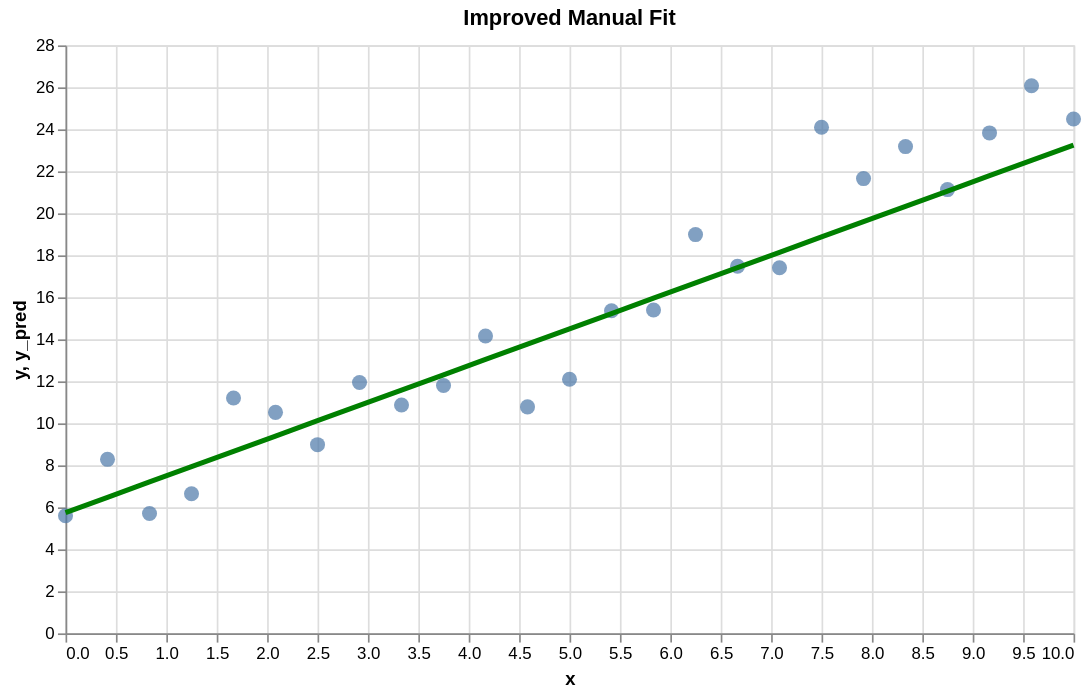

Write notebook code for a chart like this one.
### Markdown cell above
## 3. Learning as parameter adjustment

In real machine learning, the model adjusts parameters automatically.

Here you are doing it **manually**:
- observe the data
- change the parameters
- improve the fit

Your goal is **not** to recover an exact formula from the code.
Your goal is to estimate a reasonable slope and intercept from the scatterplot.

### Code cell
# Try your own values here
# Start from a rough guess and refine it visually
a = 1.75
b = 5.75

df_reg["y_pred"] = a * df_reg["x"] + b

points = alt.Chart(df_reg).mark_circle(size=80).encode(
    x="x:Q",
    y="y:Q"
)

line = alt.Chart(df_reg).mark_line(color="green", strokeWidth=3).encode(
    x="x:Q",
    y="y_pred:Q"
)

(points + line).properties(
    width=600,
    height=350,
    title="Improved Manual Fit"
)

### Figure 1 — Vega-Lite specification as saved in the notebook (floating-point values rounded to 4 significant figures)
{"config": {"view": {"continuousWidth": 300, "continuousHeight": 300}}, "layer": [{"mark": {"type": "circle", "size": 80}, "encoding": {"x": {"field": "x", "type": "quantitative"}, "y": {"field": "y", "type": "quantitative"}}}, {"mark": {"type": "line", "color": "green", "strokeWidth": 3}, "encoding": {"x": {"field": "x", "type": "quantitative"}, "y": {"field": "y_pred", "type": "quantitative"}}}], "data": {"name": "data-151f03cbb2202f4b9bcca513073596d7"}, "height": 350, "title": "Improved Manual Fit", "width": 600, "$schema": "https://vega.github.io/schema/vega-lite/v5.20.1.json", "datasets": {"data-151f03cbb2202f4b9bcca513073596d7": [{"x": 0.0, "y": 5.598, "y_pred": 5.75}, {"x": 0.4167, "y": 8.286, "y_pred": 6.479}, {"x": 0.8333, "y": 5.709, "y_pred": 7.208}, {"x": 1.25, "y": 6.646, "y_pred": 7.938}, {"x": 1.667, "y": 11.21, "y_pred": 8.667}, {"x": 2.083, "y": 10.52, "y_pred": 9.396}, {"x": 2.5, "y": 8.987, "y_pred": 10.12}, {"x": 2.917, "y": 11.95, "y_pred": 10.85}, {"x": 3.333, "y": 10.87, "y_pred": 11.58}, {"x": 3.75, "y": 11.81, "y_pred": 12.31}, {"x": 4.167, "y": 14.16, "y_pred": 13.04}, {"x": 4.583, "y": 10.78, "y_pred": 13.77}, {"x": 5.0, "y": 12.1, "y_pred": 14.5}, {"x": 5.417, "y": 15.36, "y_pred": 15.23}, {"x": 5.833, "y": 15.4, "y_pred": 15.96}, {"x": 6.25, "y": 18.99, "y_pred": 16.69}, {"x": 6.667, "y": 17.48, "y_pred": 17.42}, {"x": 7.083, "y": 17.41, "y_pred": 18.15}, {"x": 7.5, "y": 24.1, "y_pred": 18.88}, {"x": 7.917, "y": 21.66, "y_pred": 19.6}, {"x": 8.333, "y": 23.18, "y_pred": 20.33}, {"x": 8.75, "y": 21.13, "y_pred": 21.06}, {"x": 9.167, "y": 23.83, "y_pred": 21.79}, {"x": 9.583, "y": 26.08, "y_pred": 22.52}, {"x": 10.0, "y": 24.49, "y_pred": 23.25}]}}
